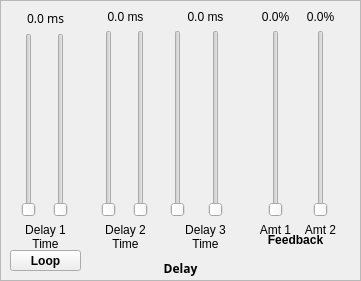
   <widget class="QFrame" name="frame">
    <property name="geometry">
     <rect>
      <x>10</x>
      <y>10</y>
      <width>361</width>
      <height>281</height>
     </rect>
    </property>
    <property name="frameShape">
     <enum>QFrame::StyledPanel</enum>
    </property>
    <property name="frameShadow">
     <enum>QFrame::Raised</enum>
    </property>
    <widget class="QLabel" name="label_15">
     <property name="geometry">
      <rect>
       <x>260</x>
       <y>230</y>
       <width>71</width>
       <height>20</height>
      </rect>
     </property>
     <property name="font">
      <font>
       <weight>75</weight>
       <bold>true</bold>
      </font>
     </property>
     <property name="text">
      <string>Feedback</string>
     </property>
     <property name="alignment">
      <set>Qt::AlignCenter</set>
     </property>
    </widget>
    <widget class="QPushButton" name="btn_loop">
     <property name="geometry">
      <rect>
       <x>10</x>
       <y>250</y>
       <width>71</width>
       <height>21</height>
      </rect>
     </property>
     <property name="font">
      <font>
       <weight>75</weight>
       <bold>true</bold>
      </font>
     </property>
     <property name="text">
      <string>Loop</string>
     </property>
     <property name="checkable">
      <bool>true</bool>
     </property>
    </widget>
    <widget class="QLabel" name="label">
     <property name="geometry">
      <rect>
       <x>160</x>
       <y>258</y>
       <width>41</width>
       <height>20</height>
      </rect>
     </property>
     <property name="font">
      <font>
       <family>Noto Sans</family>
       <weight>75</weight>
       <bold>true</bold>
      </font>
     </property>
     <property name="text">
      <string>Delay</string>
     </property>
     <property name="alignment">
      <set>Qt::AlignCenter</set>
     </property>
    </widget>
    <widget class="QWidget" name="layoutWidget">
     <property name="geometry">
      <rect>
       <x>90</x>
       <y>10</y>
       <width>71</width>
       <height>241</height>
      </rect>
     </property>
     <layout class="QVBoxLayout" name="verticalLayout_2">
      <item>
       <widget class="QLabel" name="label_delay2Time">
        <property name="font">
         <font>
          <weight>50</weight>
          <bold>false</bold>
         </font>
        </property>
        <property name="text">
         <string>0.0 ms</string>
        </property>
        <property name="alignment">
         <set>Qt::AlignCenter</set>
        </property>
       </widget>
      </item>
      <item>
       <layout class="QHBoxLayout" name="horizontalLayout_2">
        <item>
         <widget class="QSlider" name="slider_delay2Coarse">
          <property name="maximum">
           <number>126</number>
          </property>
          <property name="orientation">
           <enum>Qt::Vertical</enum>
          </property>
         </widget>
        </item>
        <item>
         <widget class="QSlider" name="slider_delay2Fine">
          <property name="maximum">
           <number>127</number>
          </property>
          <property name="orientation">
           <enum>Qt::Vertical</enum>
          </property>
         </widget>
        </item>
       </layout>
      </item>
      <item>
       <widget class="QLabel" name="label_11">
        <property name="font">
         <font>
          <weight>50</weight>
          <bold>false</bold>
         </font>
        </property>
        <property name="text">
         <string>Delay 2&lt;br&gt;Time</string>
        </property>
        <property name="alignment">
         <set>Qt::AlignCenter</set>
        </property>
       </widget>
      </item>
     </layout>
    </widget>
    <widget class="QWidget" name="layoutWidget">
     <property name="geometry">
      <rect>
       <x>10</x>
       <y>10</y>
       <width>71</width>
       <height>241</height>
      </rect>
     </property>
     <layout class="QVBoxLayout" name="verticalLayout">
      <item>
       <widget class="QLabel" name="label_delay1Time">
        <property name="font">
         <font>
          <family>Noto Sans</family>
          <weight>50</weight>
          <bold>false</bold>
         </font>
        </property>
        <property name="text">
         <string>0.0 ms</string>
        </property>
        <property name="alignment">
         <set>Qt::AlignCenter</set>
        </property>
       </widget>
      </item>
      <item>
       <layout class="QHBoxLayout" name="horizontalLayout">
        <item>
         <widget class="QSlider" name="slider_delay1Coarse">
          <property name="maximum">
           <number>127</number>
          </property>
          <property name="pageStep">
           <number>10</number>
          </property>
          <property name="orientation">
           <enum>Qt::Vertical</enum>
          </property>
         </widget>
        </item>
        <item>
         <widget class="QSlider" name="slider_delay1Fine">
          <property name="maximum">
           <number>127</number>
          </property>
          <property name="orientation">
           <enum>Qt::Vertical</enum>
          </property>
         </widget>
        </item>
       </layout>
      </item>
      <item>
       <widget class="QLabel" name="label_8">
        <property name="font">
         <font>
          <weight>50</weight>
          <bold>false</bold>
         </font>
        </property>
        <property name="text">
         <string>Delay 1&lt;br&gt;Time</string>
        </property>
        <property name="alignment">
         <set>Qt::AlignCenter</set>
        </property>
       </widget>
      </item>
     </layout>
    </widget>
    <widget class="QWidget" name="layoutWidget">
     <property name="geometry">
      <rect>
       <x>240</x>
       <y>10</y>
       <width>71</width>
       <height>241</height>
      </rect>
     </property>
     <layout class="QVBoxLayout" name="verticalLayout_4">
      <item>
       <widget class="QLabel" name="label_feedback1">
        <property name="font">
         <font>
          <weight>50</weight>
          <bold>false</bold>
         </font>
        </property>
        <property name="text">
         <string>0.0%</string>
        </property>
        <property name="alignment">
         <set>Qt::AlignCenter</set>
        </property>
       </widget>
      </item>
      <item>
       <layout class="QHBoxLayout" name="horizontalLayout_5">
        <item>
         <widget class="QSlider" name="slider_feedback1">
          <property name="maximum">
           <number>127</number>
          </property>
          <property name="orientation">
           <enum>Qt::Vertical</enum>
          </property>
         </widget>
        </item>
       </layout>
      </item>
      <item>
       <widget class="QLabel" name="label_10">
        <property name="font">
         <font>
          <weight>50</weight>
          <bold>false</bold>
         </font>
        </property>
        <property name="text">
         <string>Amt 1&lt;br&gt;</string>
        </property>
        <property name="alignment">
         <set>Qt::AlignCenter</set>
        </property>
       </widget>
      </item>
     </layout>
    </widget>
    <widget class="QWidget" name="layoutWidget">
     <property name="geometry">
      <rect>
       <x>285</x>
       <y>10</y>
       <width>71</width>
       <height>241</height>
      </rect>
     </property>
     <layout class="QVBoxLayout" name="verticalLayout_5">
      <item>
       <widget class="QLabel" name="label_feedback2">
        <property name="font">
         <font>
          <weight>50</weight>
          <bold>false</bold>
         </font>
        </property>
        <property name="text">
         <string>0.0%</string>
        </property>
        <property name="alignment">
         <set>Qt::AlignCenter</set>
        </property>
       </widget>
      </item>
      <item>
       <layout class="QHBoxLayout" name="horizontalLayout_6">
        <item>
         <widget class="QSlider" name="slider_feedback2">
          <property name="maximum">
           <number>126</number>
          </property>
          <property name="orientation">
           <enum>Qt::Vertical</enum>
          </property>
         </widget>
        </item>
       </layout>
      </item>
      <item>
       <widget class="QLabel" name="label_12">
        <property name="font">
         <font>
          <weight>50</weight>
          <bold>false</bold>
         </font>
        </property>
        <property name="text">
         <string>Amt 2&lt;br&gt;</string>
        </property>
        <property name="alignment">
         <set>Qt::AlignCenter</set>
        </property>
       </widget>
      </item>
     </layout>
    </widget>
    <widget class="QWidget" name="layoutWidget">
     <property name="geometry">
      <rect>
       <x>170</x>
       <y>10</y>
       <width>71</width>
       <height>241</height>
      </rect>
     </property>
     <layout class="QVBoxLayout" name="verticalLayout_3">
      <item>
       <widget class="QLabel" name="label_delay3Time">
        <property name="font">
         <font>
          <weight>50</weight>
          <bold>false</bold>
         </font>
        </property>
        <property name="text">
         <string>0.0 ms</string>
        </property>
        <property name="alignment">
         <set>Qt::AlignCenter</set>
        </property>
       </widget>
      </item>
      <item>
       <layout class="QHBoxLayout" name="horizontalLayout_3">
        <item>
         <widget class="QSlider" name="slider_delay3Coarse">
          <property name="maximum">
           <number>126</number>
          </property>
          <property name="orientation">
           <enum>Qt::Vertical</enum>
          </property>
         </widget>
        </item>
        <item alignment="Qt::AlignHCenter">
         <widget class="QSlider" name="slider_delay3Fine">
          <property name="maximum">
           <number>127</number>
          </property>
          <property name="orientation">
           <enum>Qt::Vertical</enum>
          </property>
         </widget>
        </item>
       </layout>
      </item>
      <item>
       <widget class="QLabel" name="label_14">
        <property name="font">
         <font>
          <weight>50</weight>
          <bold>false</bold>
         </font>
        </property>
        <property name="text">
         <string>Delay 3&lt;br&gt;Time</string>
        </property>
        <property name="alignment">
         <set>Qt::AlignCenter</set>
        </property>
       </widget>
      </item>
     </layout>
    </widget>
    <zorder>layoutWidget</zorder>
    <zorder>btn_loop</zorder>
    <zorder>label</zorder>
    <zorder>layoutWidget</zorder>
    <zorder>layoutWidget</zorder>
    <zorder>layoutWidget</zorder>
    <zorder>layoutWidget</zorder>
    <zorder>label_15</zorder>
   </widget>
